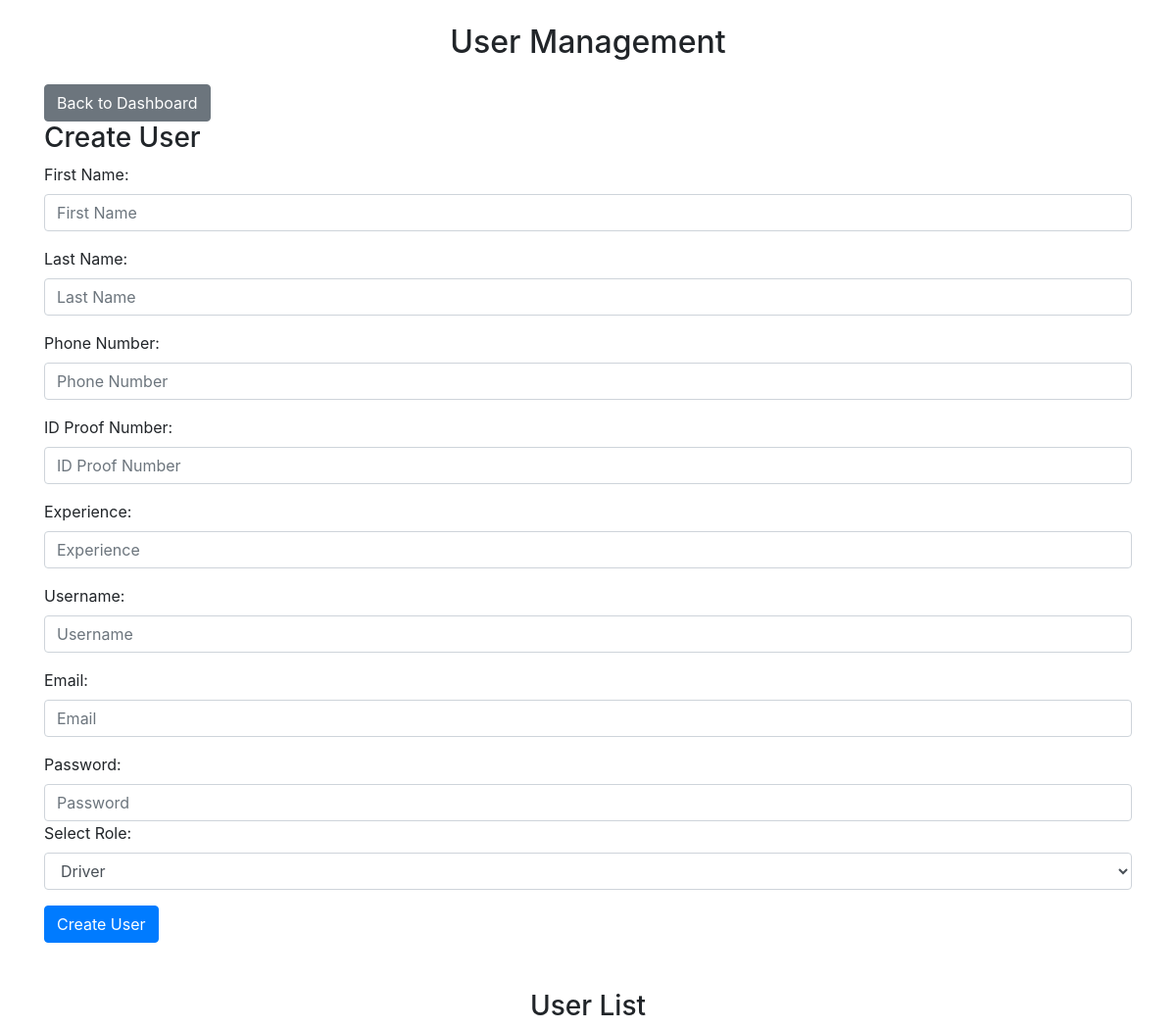
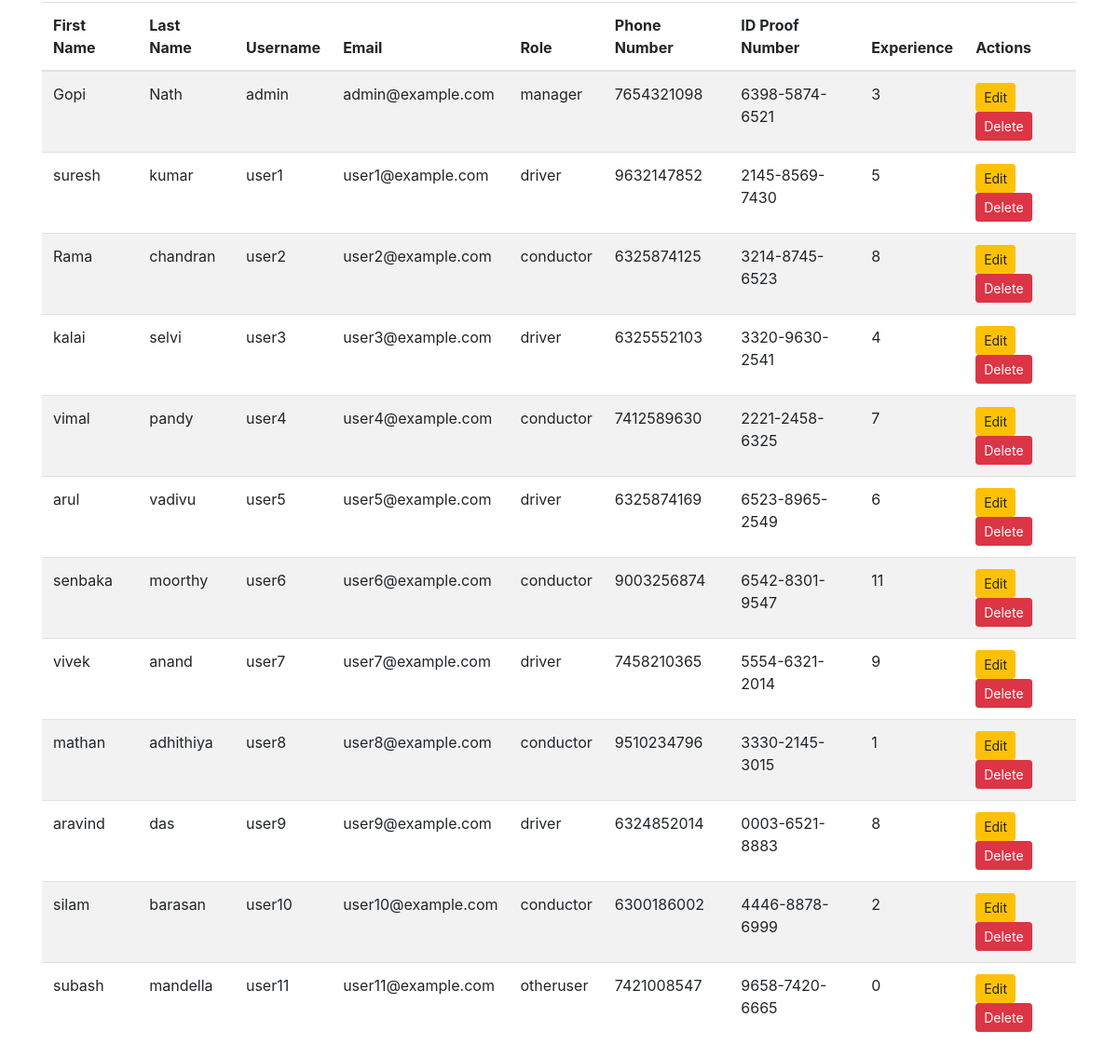
The page /user_management.php (signed in) on the database its author committed (2 pictures, top to bottom).
### tables this page shows
CREATE TABLE `users` (
  `id` int(11) NOT NULL,
  `username` varchar(50) NOT NULL,
  `email` varchar(100) NOT NULL,
  `password_hash` varchar(255) NOT NULL,
  `role` enum('manager','driver','conductor','otheruser') NOT NULL,
  `first_name` varchar(50) NOT NULL,
  `last_name` varchar(50) NOT NULL,
  `phone_no` varchar(15) NOT NULL,
  `id_proof_number` varchar(50) NOT NULL,
  `experience` int(11) DEFAULT 0,
  `created_at` timestamp NOT NULL DEFAULT current_timestamp()
);

### user_management.php (the view, shortened to what this page needs)
<?php
$host = 'localhost';
$db = 'user_auth';
$user = 'root';
$pass = '';
$conn = new mysqli($host, $user, $pass, $db);
$user = null;
$result = $conn->query("SELECT * FROM users");
?>
<!DOCTYPE html>
<html lang="en">
<head>
    <link rel="stylesheet" href="https://stackpath.bootstrapcdn.com/bootstrap/4.5.2/css/bootstrap.min.css">
</head>
<body>
<div class="container">
    <h2 class="mt-4"><center>User  Management</center></h2>
    <a href="dashboard.php" class="btn btn-secondary mt-3">Back to Dashboard</a>
    <h3><?php echo $user ? 'Edit User' : 'Create User'; ?></h3>
    <form method="POST" action="">
        <div class="form-group">
            <label for="first_name">First Name:</label>
            <input type="text" name="first_name" class="form-control" value="<?php echo $user ? htmlspecialchars($user['first_name']) : ''; ?>" required placeholder="First Name">
        </div>
        <div class="form-group">
            <label for="last_name">Last Name:</label>
            <input type="text" name="last_name" class="form-control" value="<?php echo $user ? htmlspecialchars($user['last_name']) : ''; ?>" required placeholder="Last Name">
        </div>
        <div class="form-group">
            <label for="phone_no">Phone Number:</label>
            <input type="text" name="phone_no" class="form-control" value="<?php echo $user ? htmlspecialchars($user['phone_no']) : ''; ?>" required placeholder="Phone Number">
        </div>
        <div class="form-group">
            <label for="id_proof_number">ID Proof Number:</label>
            <input type="text" name="id_proof_number" class="form-control" value="<?php echo $user ? htmlspecialchars($user['id_proof_number']) : ''; ?>" required placeholder="ID Proof Number">
        </div>
        <div class="form-group">
            <label for="experience">Experience:</label>
            <input type="text" name="experience" class="form-control" value="<?php echo $user ? htmlspecialchars($user['experience']) : ''; ?>" required placeholder="Experience">
        </div>
        <div class="form-group">
            <label for="username">Username:</label>
            <input type="text" name="username" class="form-control" value="<?php echo $user ? htmlspecialchars($user['username']) : ''; ?>" required placeholder="Username">
        </div>
        <div class="form-group">
            <label for="email">Email:</label>
            <input type="email" name="email" class="form-control" value="<?php echo $user ? htmlspecialchars($user['email']) : ''; ?>" required placeholder="Email">
        </div>
        <div class="form-group">
        <label for="password">Password:</label>
            <div class="password-container">
                <input type="password" id="password" name="password" class="form-control" required placeholder="Password">
            </div>
        <div class="form-group">
            <label for="role">Select Role:</label>
            <select name="role" class="form-control" required>
                <option value="driver" <?php echo ($user && $user['role'] == 'driver') ? 'selected' : ''; ?>>Driver</option>
            </select>
        </div>
        <button type="submit" name="<?php echo $user ? 'update_user' : 'create_user'; ?>" class="btn btn-primary">
            <?php echo $user ? 'Update User' : 'Create User'; ?>
        </button>
    </form>
    <h3 class="mt-5"><center>User List</center></h3>
    <table class="table table-striped">
        <thead>
            <tr>
                <th>First Name</th>
                <th>Last Name</th>
                <th>Username</th>
                <th>Email</th>
                <th>Role</th>
                <th>Phone Number</th>
                <th>ID Proof Number</th>
                <th>Experience</th>
                <th>Actions</th>
            </tr>
        </thead>
      <tbody>
    <?php while ($row = $result->fetch_assoc()): ?>
        <tr>
            <td><?php echo htmlspecialchars($row['first_name']); ?></td>
            <td><?php echo htmlspecialchars($row['last_name']); ?></td>
            <td><?php echo htmlspecialchars($row['username']); ?></td>
            <td><?php echo htmlspecialchars($row['email']); ?></td>
            <td><?php echo htmlspecialchars($row['role']); ?></td>
            <td><?php echo htmlspecialchars($row['phone_no']); ?></td>
            <td><?php echo htmlspecialchars($row['id_proof_number']); ?></td>
            <td><?php echo htmlspecialchars($row['experience']); ?></td>
            <td>
                <a href="?edit=<?php echo $row['id']; ?>" class="btn btn-warning btn-sm">Edit</a>
                <a href="?delete=<?php echo $row['id']; ?>" class="btn btn-danger btn-sm" onclick="return confirm('Are you sure you want to delete this user?');">Delete</a>
            </td>
        </tr>
    <?php endwhile; ?>
</tbody>
    </table>
</body>
</html>

### rows shown on the page
users: first_name "Gopi", last_name "Nath", username "admin", email "admin@example.com", role "manager", phone_no "7654321098", id_proof_number "6398-5874-6521", experience "3"
users: first_name "suresh", last_name "kumar", username "user1", email "user1@example.com", role "driver", phone_no "9632147852", id_proof_number "2145-8569-7430", experience "5"
users: first_name "Rama", last_name "chandran", username "user2", email "user2@example.com", role "conductor", phone_no "6325874125", id_proof_number "3214-8745-6523", experience "8"
users: first_name "kalai", last_name "selvi", username "user3", email "user3@example.com", role "driver", phone_no "6325552103", id_proof_number "3320-9630-2541", experience "4"
users: first_name "vimal", last_name "pandy", username "user4", email "user4@example.com", role "conductor", phone_no "7412589630", id_proof_number "2221-2458-6325", experience "7"
users: first_name "arul", last_name "vadivu", username "user5", email "user5@example.com", role "driver", phone_no "6325874169", id_proof_number "6523-8965-2549", experience "6"
users: first_name "senbaka", last_name "moorthy", username "user6", email "user6@example.com", role "conductor", phone_no "9003256874", id_proof_number "6542-8301-9547", experience "11"
users: first_name "vivek", last_name "anand", username "user7", email "user7@example.com", role "driver", phone_no "7458210365", id_proof_number "5554-6321-2014", experience "9"
users: first_name "mathan", last_name "adhithiya", username "user8", email "user8@example.com", role "conductor", phone_no "9510234796", id_proof_number "3330-2145-3015", experience "1"
users: first_name "aravind", last_name "das", username "user9", email "user9@example.com", role "driver", phone_no "6324852014", id_proof_number "0003-6521-8883", experience "8"
users: first_name "silam", last_name "barasan", username "user10", email "user10@example.com", role "conductor", phone_no "6300186002", id_proof_number "4446-8878-6999", experience "2"
users: first_name "subash", last_name "mandella", username "user11", email "user11@example.com", role "otheruser", phone_no "7421008547", id_proof_number "9658-7420-6665", experience "0"
